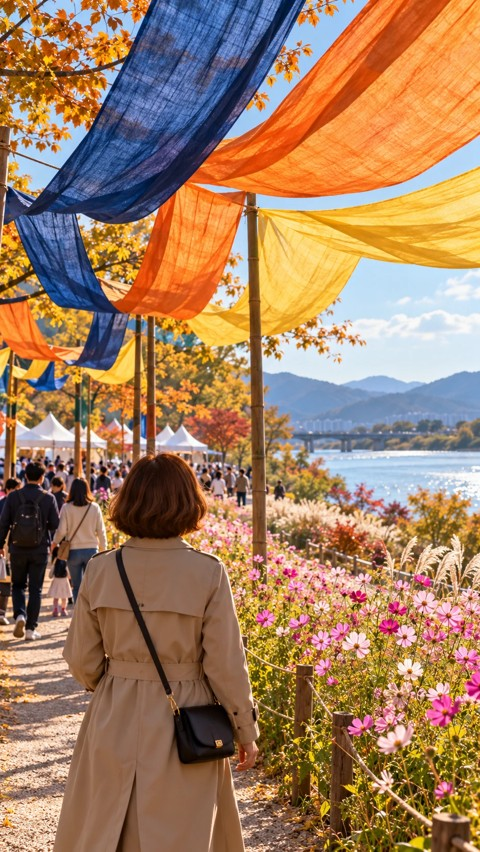
#> input picture _tools/i2v_test/n03.jpg, 480 x 852 px
$ python -i fx.py   (imports and definitions only)
#> lines starting #> are read from the running program, lines starting #| are printed output that depends on the picture
"""효과 사전 32개 — 검증된 재료 (reference/effects.md). 메뉴가 아니다: 더 나은 움직임은 새로 짜고, 좋으면 여기에 보탠다.

공통 인자
  img   그릴 화면 (PIL RGB) · t = 효과 안 시각(초)
  box   그림 자리 (x, y, w, h) — 그림 재료는 이 크기로 미리 맞춰 넘긴다 (layout.fit)
  pal   색 묶음 dict: bg · txt · dim · white · accent(노랑) · red · panel · blue · green · orange
        (영상마다 정한다 — core 는 이름만 안다)
돌려주는 값 = 그린 화면 (흔들림 등으로 새 화면이 될 수 있다)
각 효과가 어울렸던 자리는 FX 표(아래)와 reference/effects.md.
"""
import math
import random

import numpy as np
from PIL import Image, ImageDraw, ImageFilter, ImageChops

from .ease import cl, seg, eo, eio, back, mix
from .layout import F, fit
from .text import ktext, pill
from . import label


# ── 공용 ─────────────────────────────────────────
# [34 lines left out: functions shake, star, sparkles, put, not called in this run]


def frame_box(d, box, col=(255, 255, 255), w=5):
    bx, by, bw, bh = box; d.rectangle([bx - w, by - w, bx + bw + w, by + bh + w], outline=col, width=w)


# [21 lines left out: functions crop_zoom, bubble_mask_box, ink_noise, not called in this run]


def line_art(pic):
    """그리기 재현용 — 경계 검출 선화 마스크 (L)"""
    return pic.convert('L').filter(ImageFilter.GaussianBlur(1.2)).filter(ImageFilter.FIND_EDGES).point(lambda v: 255 if v > 34 else 0)


# ══ 1차 12 ═════════════════════════════════════════
# [516 lines left out: functions hook_flash, slider, punch_zoom, word_slam, loop_end, card_deck and 32 more, not called in this run]


def flip_times(n, per=0.25, t0=0.0):
    """넘길 때마다 소리(tick) 넣을 시각들"""
    return [t0 + i * per for i in range(n)]


# [36 lines left out: functions photo_flip, photo_gather, not called in this run]


# ── 사전 표 (번호 · 이름 · 함수 · 종류) ─────────
FX = [
    (1, '결과 먼저 훅 + 플래시', hook_flash, '훅'), (2, '비포 / 애프터 슬라이더', slider, '비교'),
    (3, '펀치 줌', punch_zoom, '강조'), (4, '단어 슬램', word_slam, '글자'),
    (5, '루프 엔딩', loop_end, '마무리'), (6, '카드 덱 넘기기', card_deck, '결과'),
    (7, '콜아웃 선', callout, '강조'), (8, '하이라이트 · 취소선 교체', strike_swap, '글자'),
    (9, '말풍선 모양 마스크 전환', bubble_wipe, '전환'), (10, '단계 타임라인', timeline, '정보'),
    (11, '잉크 번짐 리빌', ink_reveal, '그림'), (12, '휩 팬', whip_box, '전환'),
    (13, '줌 스루', zoom_through, '전환'), (14, '아이리스 와이프', iris_box, '전환'),
    (15, '화면 분할 전환', split_box, '전환'), (16, '글리치', glitch_box, '전환'),
    (17, '라이트 리크', leak_box, '전환'), (18, '숫자 롤링 (슬롯)', slot_number, '글자'),
    (19, '카라오케 자막', karaoke_words, '글자'), (20, '블러 인', blur_in, '글자'),
    (21, '글자 속 그림', text_window, '글자'), (22, '손그림 동그라미', hand_circle, '강조'),
    (23, '화살표 그리기', arrow_draw, '강조'), (24, '주변 어둡게', spotlight, '강조'),
    (25, '반짝 · 빛 한 줄', shine, '강조'), (26, '집중선 버스트', burst, '강조'),
    (27, '막대 그래프', bar_chart, '정보'), (28, '도넛 링', donut, '정보'),
    (29, '체크리스트', checklist, '정보'), (30, '돋보기', magnifier, '그림'),
    (31, '그리기 재현 (선 → 색)', draw_reveal, '그림'), (32, '페이지 넘김', page_flip_box, '그림'),
]

>>> from PIL import Image
>>> picture = Image.open('../../../../../_tools/i2v_test/n03.jpg')
#> picture is the input picture: PIL image 480x852 RGB; mean R, G, B 162.4, 126.9, 96.9
>>> result = line_art(picture)
#> in line_art, `return pic.convert('L').filter(ImageFilter.GaussianBlur(1.2)).filter(I..`:
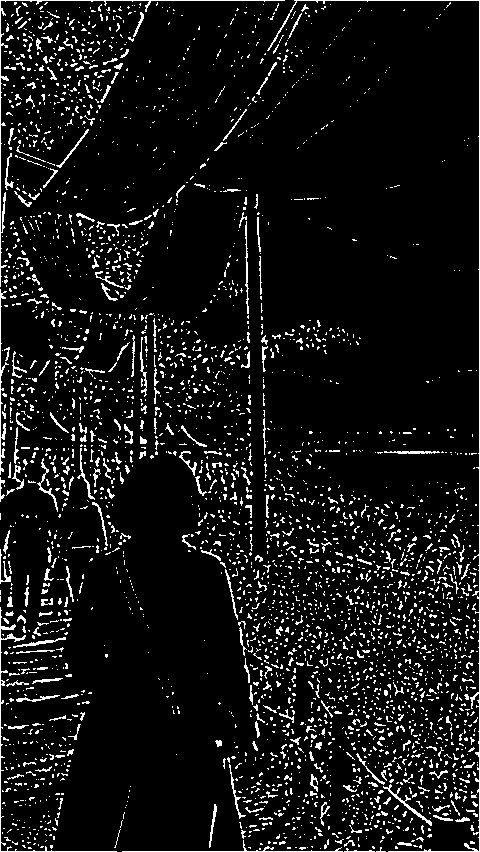
#> returned value: PIL image 480x852 L; 7.7% white in thin lines or dots
